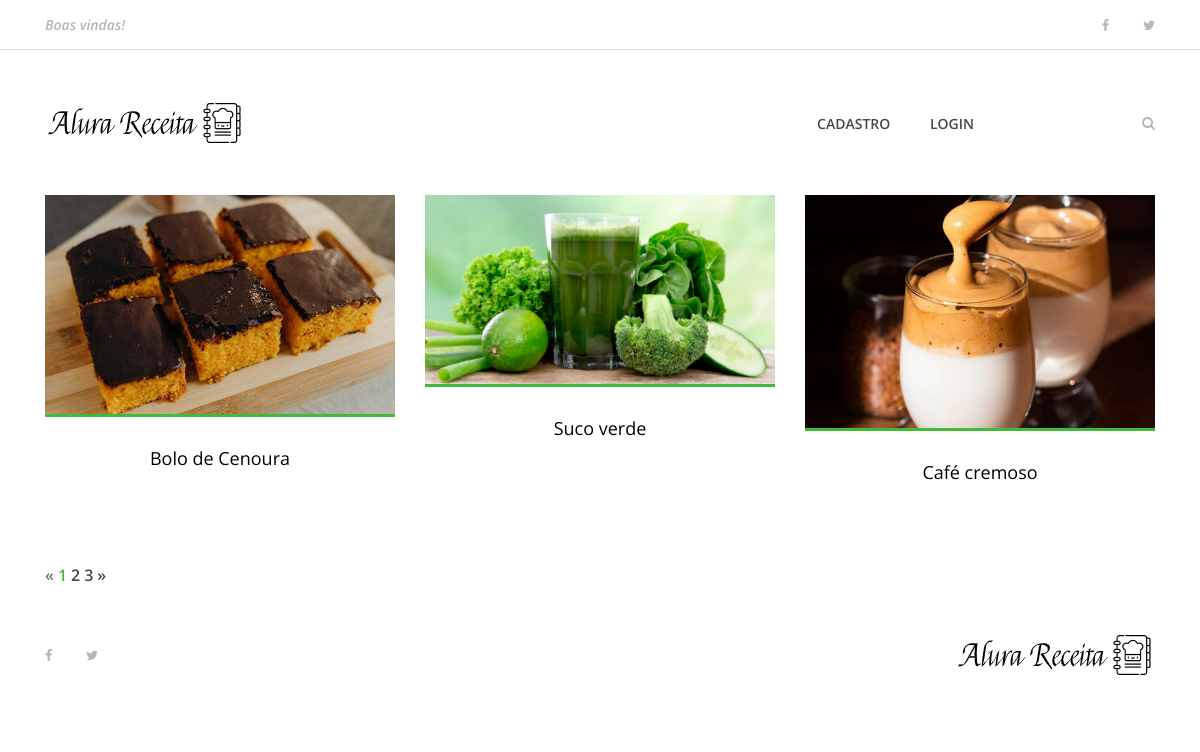
The page / on the database its author committed.
### apps/receitasapp/models.py (models this page shows, shortened)
class Receita(models.Model):
    pessoa = models.ForeignKey(User, on_delete=models.CASCADE)
    nome_receita = models.CharField(max_length=200)
    ingredintes = models.TextField()
    modo_preparo = models.TextField()
    tempo_preparo = models.IntegerField()
    rendimento = models.CharField(max_length=100)
    categoria = models.CharField(max_length=100)
    date_receita = models.DateTimeField(default=datetime.now, blank=True)
    foto_receita = models.ImageField(upload_to='fotos/%d/%m/%Y/', blank=True)
    publicada = models.BooleanField(default=False)

### apps/receitasapp/views/receita.py (the view)
# urls.py: path('', index, name='index'),
def index(request):
    receitas = Receita.objects.order_by('-date_receita').filter(publicada=True)
    paginator = Paginator(receitas, 3)
    page = request.GET.get('page')
    receitas_por_pagina = paginator.get_page(page)
    dados = {
        'receitas': receitas_por_pagina
    }
    return render(request,'receitas/index.html', dados)

### templates/receitas/index.html (shortened to what this page needs)
{% extends 'base.html' %}
{% load static %}
{% block content %}
    {% include 'partials/_menu.html' %}
    <section class="best-receipe-area">
        <div class="container">
            <div class="row">
                {% if receitas %}
                {% for receita in receitas  %}
                <div class="col-12 col-sm-6 col-lg-4">
                    <div class="single-best-receipe-area mb-30">
                        {% if receita.foto_receita == '' %}
                            <img src="{% static 'img/bg-img/foto_receita.png' %}" alt="">
                        {% else %}
                            <img src="{{ receita.foto_receita.url }}" alt= "">
                        {% endif %}
                            <div class="receipe-content">
                            <a href="{% url 'receita' receita.id%}">
                                <h5>{{ receita.nome_receita }}</h5>
                            </a>
                        </div>
                    </div>
                </div>
                {% endfor %}
                {% endif %}
            </div>
        </div>
    </section>
     <section class="top-catagory-area section-padding-20-0">
        <div class="container">
            {% if receitas.has_other_pages %}
            <ul class="pagination">
                {% if receitas.has_previous %}
                <li class="page-item">
                    <a href="?page={{ receitas.previous_page_number }}" class="page-link">&laquo;</a>
                </li>
                {% else %}
                <li class="page-item disabled">
                    <a class="page-link">&laquo;</a>
                </li>
                {% endif %}
                {% for pagina in receitas.paginator.page_range %}
                {% if receitas.number == pagina %}
                <li class="page-item active">
                    <a class="page-link">{{ pagina }}</a>
                </li>
                {% else %}
                <li class="page-item">
                    <a href="?page={{pagina}}" class="page-link">{{pagina}}</a>
                </li>
                {% endif %}
                {% endfor %}
                {% if receitas.has_next %}
                <li class="page-item">
                    <a href="?page={{ receitas.next_page_number }}" class="page-link">&raquo;</a>
                </li>
                {% else %}
                <li class="page-item disabled">
                    <a class="page-link">&raquo;</a>
                </li>
                {% endif %}
            </ul>
            {% endif %}
        </div>
    </section>
    {% include 'partials/_footer.html' %}
    {% endblock %}

### receitas/static/site.css (style rules this page uses)
* { margin: 0; padding: 0; }
body { font-family: "Open Sans", sans-serif; font-size: 14px; }
h1, h2, h3, h4, h5, h6 { color: #000000; line-height: 1.3; font-weight: 600; }
a, a:hover, a:focus { -webkit-transition-duration: 500ms; transition-duration: 500ms; text-decoration: none; outline: 0 solid transparent; color: #000000; font-weight: 600; font-size: 14px; color: #474747; }
ul, ol { margin: 0; }
ul li, ol li { list-style: none; }
img { height: auto; max-width: 100%; }
.mb-30 { margin-bottom: 30px !important; }
.best-receipe-area { position: relative; z-index: 1; padding-bottom: 50px; }
.single-best-receipe-area { position: relative; z-index: 1; }
.single-best-receipe-area img { border-bottom: 3px solid #40ba37; }
.single-best-receipe-area .receipe-content { padding-top: 30px; text-align: center; }
.single-best-receipe-area .receipe-content h5 { font-size: 18px; margin-bottom: 10px; font-weight: 400; -webkit-transition-duration: 500ms; transition-duration: 500ms; }
.pagination { position: relative; z-index: 1; }
.pagination .page-link { padding: 0; font-size: 16px; margin-right: 5px; border: none; color: #474747; }
.pagination .page-item.active .page-link { background-color: transparent; color: #40ba37; }

### rows shown on the page
Receita: foto_receita (picture), nome_receita "Bolo de Cenoura"
Receita: foto_receita (picture), nome_receita "Suco verde"
Receita: foto_receita (picture), nome_receita "Café cremoso"

### other values the page prints
{{ pagina }} "1"
{{ pagina }} "2" "3"
